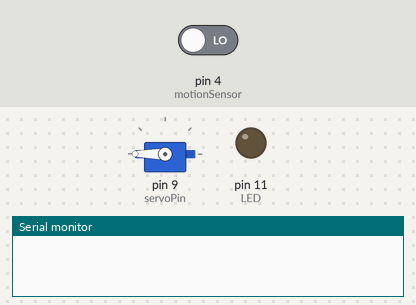
Bench run of a sketch on a simulated Arduino Leonardo, built with avr-gcc and run on an emulated ATmega32U4. On the bench: servo, output pins drawn as LEDs (lit = HIGH), the last lines printed to the serial monitor. Inputs (shaded band) come from the test bench; at power-on: pin 4 (motionSensor) LOW.

Above: at 11.2 s.
11.3 s: pin 4 (motionSensor) driven HIGH
At 12.14 s:
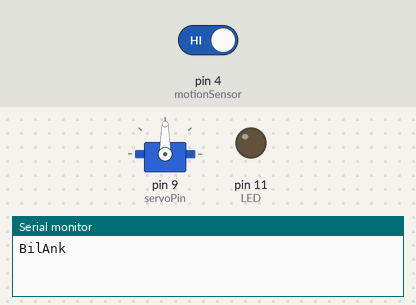
At 14.1 s:
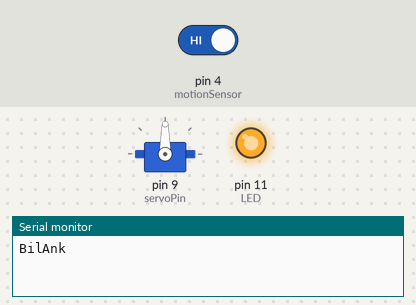
Timing chart, 0 to 28.2 s (numbered marks = the images above; inputs shaded):
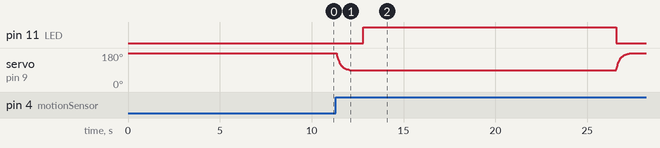

The sketch:

ArduinoGarasje.ino
```cpp
/* Denne koden er ment til å kjøre på en Arduino UNO. Den sjekker om det blir detektert bevegelse.
    Vi valgte denne løsningen fordi PIR sensoren vi bruker kjører på 5V logikk, noe Arduino UNO også gjør.
    Samtidig tenkte vi at det kunne være en spennende måte å lære hvordan vi kan kommunisere mellom disse.
   Denne koden styrer både lys og garasjeporten, og sender til MQTT når porten åpner og
   lysene skrus på, og samme når det skrus av.
*/

//inkluderer og navngir servo biblioteket
#include <Servo.h>

Servo servo;


//angir globale variabler
unsigned long time_now = 0;
const int motionSensor = 4;
const int LED = 11;
const int servoPin = 9;
int previousState = 0;
const int e = 2.71828;
int port = 0;


void motionDetected() {                //Dette er hva som skjer om bevegelse blir detektert
  port = !port;                        //toggler port slik at motsatt ting skjer neste gang
  if (port) {
    Serial.print("BilAnk");             //printer til serial monitoren ESP lytter til via UART
    for (int a = 0; a < 500; a++) {     //denne koden er nevnt i rapporten. Den åpner garasjeporten på en naturlig måte
      float b = 90 + 90 * pow(e, -0.01 * a);
      servo.write(b);
      delay(1);
    }
    servo.write(90);                    //passer på at servo er i riktig posisjon
    analogWrite(LED, 0);
    for (int i = 0; i < 255; i++) {     //skrur på lyset gradvis
      analogWrite(LED, i);
      delay(3);

    }
    analogWrite(LED, 255);

    delay(13000);                       //delay så PIR sensor kan bli lav

  } else if (!port) {                   //neste gang funksjonen aktiveres skrus lyset av og porten lukkes.
    analogWrite(LED, 0);
    for (int i = 255; i > 0; i--) {
      analogWrite(LED, i);              //lys av
      delay(3);
    }
    analogWrite(LED, 0);                // port lukkes
    for (int a = 0; a < 500; a++) {
      float b = 180 - 90 * pow(e, -0.01 * a);
      servo.write(b);
      delay(1);
    }
    servo.write(180);
    Serial.print("BilFor");             //sender melding til ESP for å oppdatere status i Node-Red
    delay(13000);                       //delay så PIR sensor kan bli lav igjen
  }
}


void setup() {
  Serial.begin(9600);                 //Starter serial. Serial2 på ESP må matche denne.
  servo.attach(servoPin);             //Angir servopin
  servo.write(180);                   //Setter garasjeporten til lukket.
  analogWrite(LED, 0);                //setter lys til 0
  pinMode(LED, OUTPUT);               //angir pinmode
  pinMode(motionSensor, INPUT);
  delay(10000);                       //lar PIR sensoner kalibrere

}


void loop() {
  if ((millis() - time_now) > 69) {    //sjekker hvert 69. millisekund om det har skjedd noe
    time_now = millis();
    if (digitalRead(motionSensor)) {  //hvis det leses av en høy verdi på motionSensor, så startes motionDetected.
      motionDetected();
    }
  }
}
```

Measured:
- after the input at 11.3 s, pin 11 (LED): LOW → HIGH after 1.5 s, → LOW 13.8 s later
